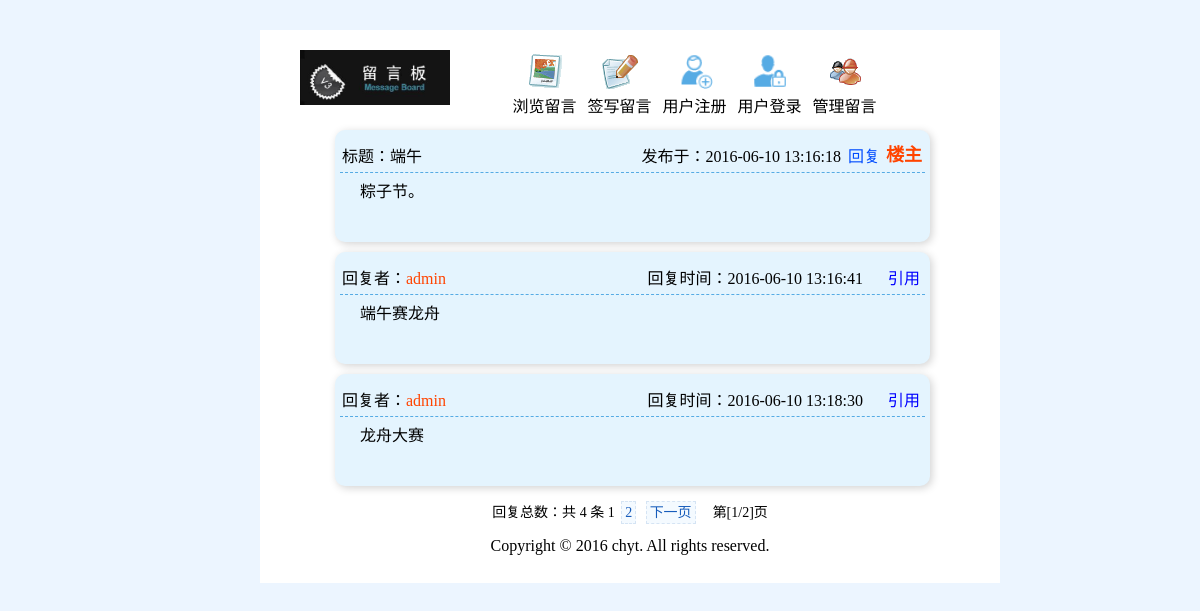
Screenshot of /show.php?cid=17 with the database file from the repository.
### tables this page shows
CREATE TABLE IF NOT EXISTS `message` (
  `id` int(10) unsigned NOT NULL AUTO_INCREMENT COMMENT '自增id',
  `mid` int(11) NOT NULL COMMENT '留言用户的id',
  `title` varchar(15) NOT NULL COMMENT '留言标题',
  `content` varchar(255) NOT NULL COMMENT '留言内容',
  `content_time` datetime NOT NULL COMMENT '留言时间',
  `state` int(11) NOT NULL DEFAULT '0' COMMENT '留言信息的状态',
  `top_state` int(11) NOT NULL DEFAULT '0' COMMENT '置顶状态',
  PRIMARY KEY (`id`)
);

CREATE TABLE IF NOT EXISTS `reply` (
  `id` int(10) unsigned NOT NULL AUTO_INCREMENT COMMENT '自增id',
  `content_id` int(11) NOT NULL COMMENT '要回复留言的id',
  `content_reply` varchar(255) NOT NULL COMMENT '回复的内容',
  `reply_time` datetime NOT NULL COMMENT '回复的时间',
  `member_id` int(11) NOT NULL COMMENT '回复者的id',
  `quote_id` int(11) NOT NULL DEFAULT '0' COMMENT '要引入回复的留言的id',
  PRIMARY KEY (`id`)
);

CREATE TABLE IF NOT EXISTS `member` (
  `id` int(10) unsigned NOT NULL AUTO_INCREMENT COMMENT '自增id',
  `name` varchar(15) NOT NULL COMMENT '用户名',
  `psw` varchar(32) NOT NULL COMMENT '密码',
  `register_time` datetime NOT NULL COMMENT '注册时间',
  `last_login_time` datetime NOT NULL COMMENT '最后登陆时间',
  PRIMARY KEY (`id`)
);

### inc/mysql.func.php (called while the page is built, shortened)
<?php
    function execute($link, $sql){
        $result = mysqli_query($link, $sql);
        return $result;
    }
    function fetch_array($result){
        return mysqli_fetch_assoc($result);
    }
?>

### show.php (the view, shortened to what this page needs)
<?php
    $link = connect();
    $member_id = login_state($link);
    $sql_sel_cont = "select * from message where id={$_GET['cid']}";
    $result_sel_cont = execute($link, $sql_sel_cont);
    $data_sel_cont = fetch_array($result_sel_cont);
	$sql_count = "select * from reply where content_id={$_GET['cid']}";
	$result_count = execute($link, $sql_count);
	$counts = mysqli_num_rows($result_count);
	$page_size = 2;
	$pageCount = ceil($counts/$page_size);
    $page = page($counts, $page_size);
?>
<!doctype html>
<html lang="en">
<head>
	<link rel="stylesheet" type="text/css" href="style/common.css">
	<link rel="stylesheet" type="text/css" href="style/show.css">
</head>
<body>
	<div id="main">
		<?php include "inc/header.inc.php";?>
		<div class="main-wrapper">
			<div class="show-content">
				<div class="show-top">
					<p class="show-content-top">
						<span class="show-content-title">标题：<?php echo $data_sel_cont['title']?></span>
						<span class="show-content-time on">发布于：<?php echo $data_sel_cont['content_time']?></span>
						<span class="reply-btn"><a href="reply.php?cid=<?php echo $_GET['cid']?>&mid=<?php echo $member_id?>">回复</a></span>
						<i class="landlord">楼主</i>
					</p>
					<p class="content-area"><?php echo $data_sel_cont['content']?></p>
				</div>
				<?php
					$sql_reply = "select * from reply where content_id={$_GET['cid']} {$page['limit']}";
					$result_reply = execute($link, $sql_reply);
					while ($data_reply = fetch_array($result_reply)){
						$sql_mem = "select name from member where id={$data_reply['member_id']}";
						$result_mem = execute($link, $sql_mem);
						$data_mem = fetch_array($result_mem);
				?>
				<div class="show-top">
					<p class="show-content-top">
						<span class="show-content-title">回复者：<span style="color:#f40;"><?php echo $data_mem['name']?></span></span>
						<span class="show-content-time reference-reply">回复时间：<?php echo $data_reply['reply_time']?></span>
						<span class="reference"><a href="quote.php?cid=<?php echo $_GET['cid']?>&qid=<?php echo $data_reply['id']?>&mid=<?php echo $data_reply['member_id']?>">引用</a></span>
					</p>
					<p class="content-area">
						<?php echo $data_reply['content_reply']?>
					</p>
				</div>
				<?php }?>
			</div>
		</div>
		<div id="pages" class="page-show" align="center">
			回复总数：共 <?php echo $counts?> 条 <?php echo $page['html']?>　第[<?php echo $_GET['page']?>/<?php echo $pageCount?>]页
		</div>
		<?php include "inc/footer.inc.php";?>
	</div>
</body>
</html>

### style/common.css (style rules this page uses)
* { margin: 0; padding: 0; }
html,body { width: 100%; height: 100%; font-family: 'microsoft yahei'; margin: 15px; background: #ECF5FF; }
a { text-decoration: none; }
#main { width: 700px; background-color: #fff; padding: 20px 20px 20px 20px; margin: 0 auto; }
#pages { font-size: 14px; }
.page-show { margin-top: 15px; }
#pages a { margin: 3px; padding: 3px; color: #175CBB; border: 1px dashed #D5E4F4; background: #F4FAFF; }

### style/show.css (style rules this page uses)
.main-wrapper { width: 100%; height: 100%; }
.main-wrapper .show-content { width: 85%; height: 100%; margin: 0 auto; padding: 10px 0 0 5px; }
.main-wrapper .show-content .show-content-top { padding: 3px 2px; padding-bottom: 5px; border-bottom: 1px dashed #56ABE4; position: relative; }
.main-wrapper .show-content .show-content-top .show-content-time { float: right; }
.main-wrapper .show-content .show-content-top .on { padding-right: 82px; }
.main-wrapper .show-content .show-content-top .reference-reply { margin-right: 60px; }
.main-wrapper .show-content .show-content-top .reference { position: absolute; right: 5px; }
.main-wrapper .show-content .show-content-top .reference a { color: #00f; }
.main-wrapper .show-content .show-content-top .landlord { font-style: normal; font-size: 18px; padding: 3px; color: #f40; position: absolute; font-weight: bold; right: 0px; top: -3px; }
.content-area { text-indent: 20px; padding-bottom: 30px; padding-top: 5px; }
.main-wrapper .show-content .show-top { padding: 10px 5px; background-color: #E4F4FE; margin-bottom: 10px; box-shadow: 2px 2px 8px #d2d2d2; border-radius: 10px; }
.reply-btn { position: absolute; right: 45px; }
.reply-btn a { color: #004CFE; }

### rows the page displays
message: title "端午", content_time "2016-06-10 13:16:18", content "粽子节。"
reply: member.name "admin", reply_time "2016-06-10 13:16:41", content_reply "端午赛龙舟"
reply: member.name "admin", reply_time "2016-06-10 13:18:30", content_reply "龙舟大赛"

### other values shown
$counts "4"
$page['html'] "下一页"
$_GET['page'] "1"
$pageCount "2"
